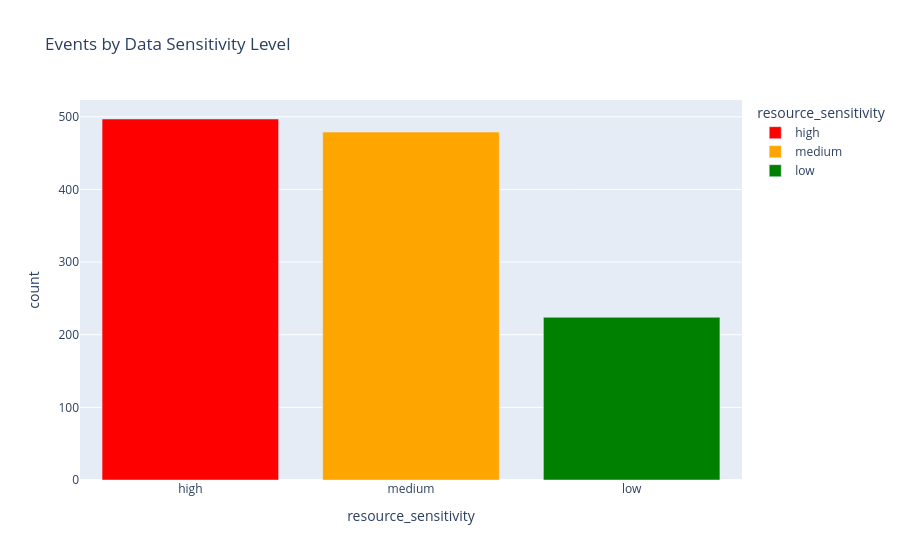

Write notebook code for a chart like this one.
### Markdown cell above
### 2.3 Data Sensitivity Distribution

### Code cell
fig = px.bar(
    logs["resource_sensitivity"].value_counts().reset_index(),
    x="resource_sensitivity", y="count",
    title="Events by Data Sensitivity Level",
    color="resource_sensitivity",
    color_discrete_map={"low":"green","medium":"orange","high":"red","restricted":"darkred"}
)
fig.show()

print("Key insight: 41.4% of all events touch HIGH-sensitivity data.")
print("This makes sensitivity-relative features crucial — not all high-sensitivity access is suspicious.")

### Figure 1 — Plotly figure (JSON) as saved in the notebook; plotly's stock layout.template omitted (floating-point values rounded to 4 significant figures)
{"data": [{"hovertemplate": "resource_sensitivity=%{x}<br>count=%{y}<extra></extra>", "legendgroup": "high", "marker": {"color": "red", "pattern": {"shape": ""}}, "name": "high", "orientation": "v", "showlegend": true, "textposition": "auto", "type": "bar", "x": ["high"], "xaxis": "x", "y": [497], "yaxis": "y"}, {"hovertemplate": "resource_sensitivity=%{x}<br>count=%{y}<extra></extra>", "legendgroup": "medium", "marker": {"color": "orange", "pattern": {"shape": ""}}, "name": "medium", "orientation": "v", "showlegend": true, "textposition": "auto", "type": "bar", "x": ["medium"], "xaxis": "x", "y": [479], "yaxis": "y"}, {"hovertemplate": "resource_sensitivity=%{x}<br>count=%{y}<extra></extra>", "legendgroup": "low", "marker": {"color": "green", "pattern": {"shape": ""}}, "name": "low", "orientation": "v", "showlegend": true, "textposition": "auto", "type": "bar", "x": ["low"], "xaxis": "x", "y": [224], "yaxis": "y"}], "layout": {"barmode": "relative", "legend": {"title": {"text": "resource_sensitivity"}, "tracegroupgap": 0}, "title": {"text": "Events by Data Sensitivity Level"}, "xaxis": {"anchor": "y", "categoryarray": ["high", "medium", "low"], "categoryorder": "array", "domain": [0, 1], "title": {"text": "resource_sensitivity"}}, "yaxis": {"anchor": "x", "domain": [0, 1], "title": {"text": "count"}}}}
